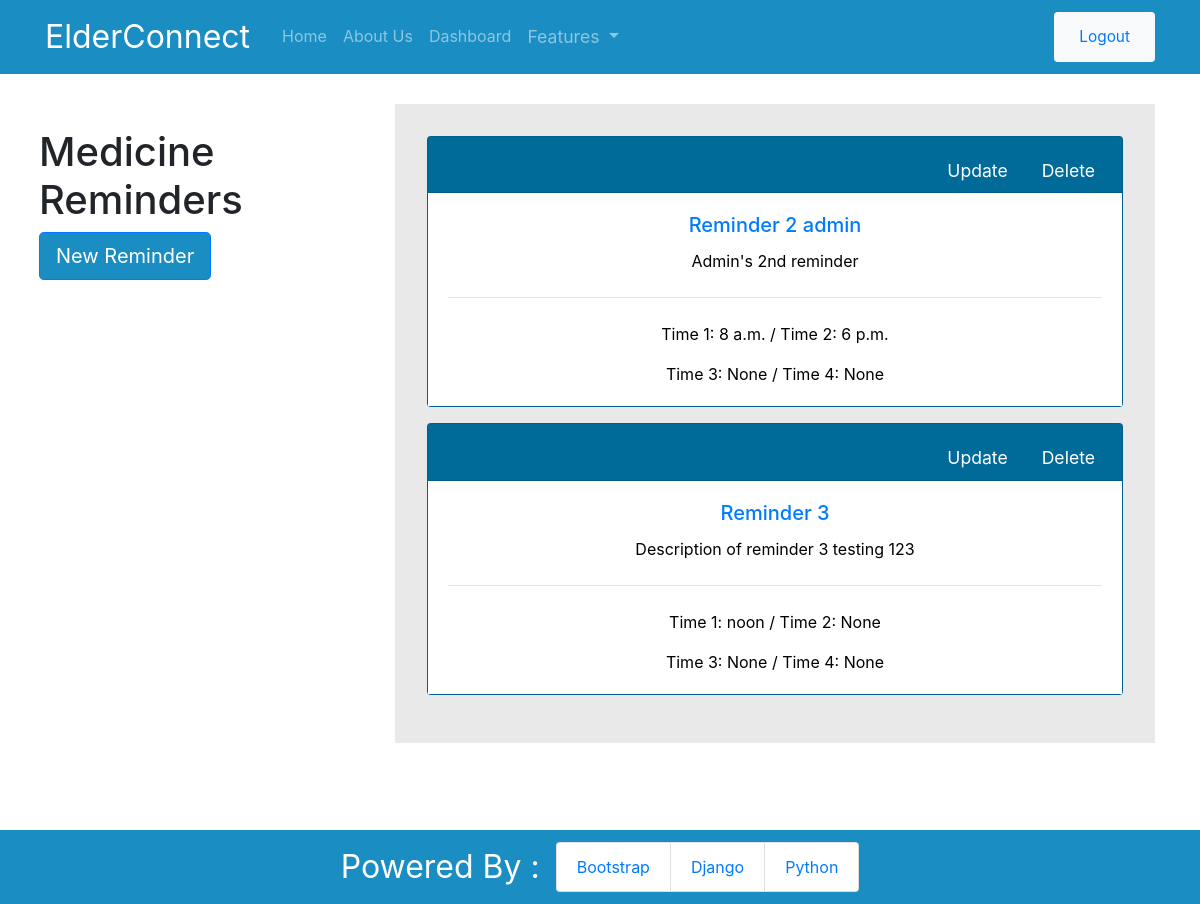
Page /reminders/ (signed in) on the earlier database version.
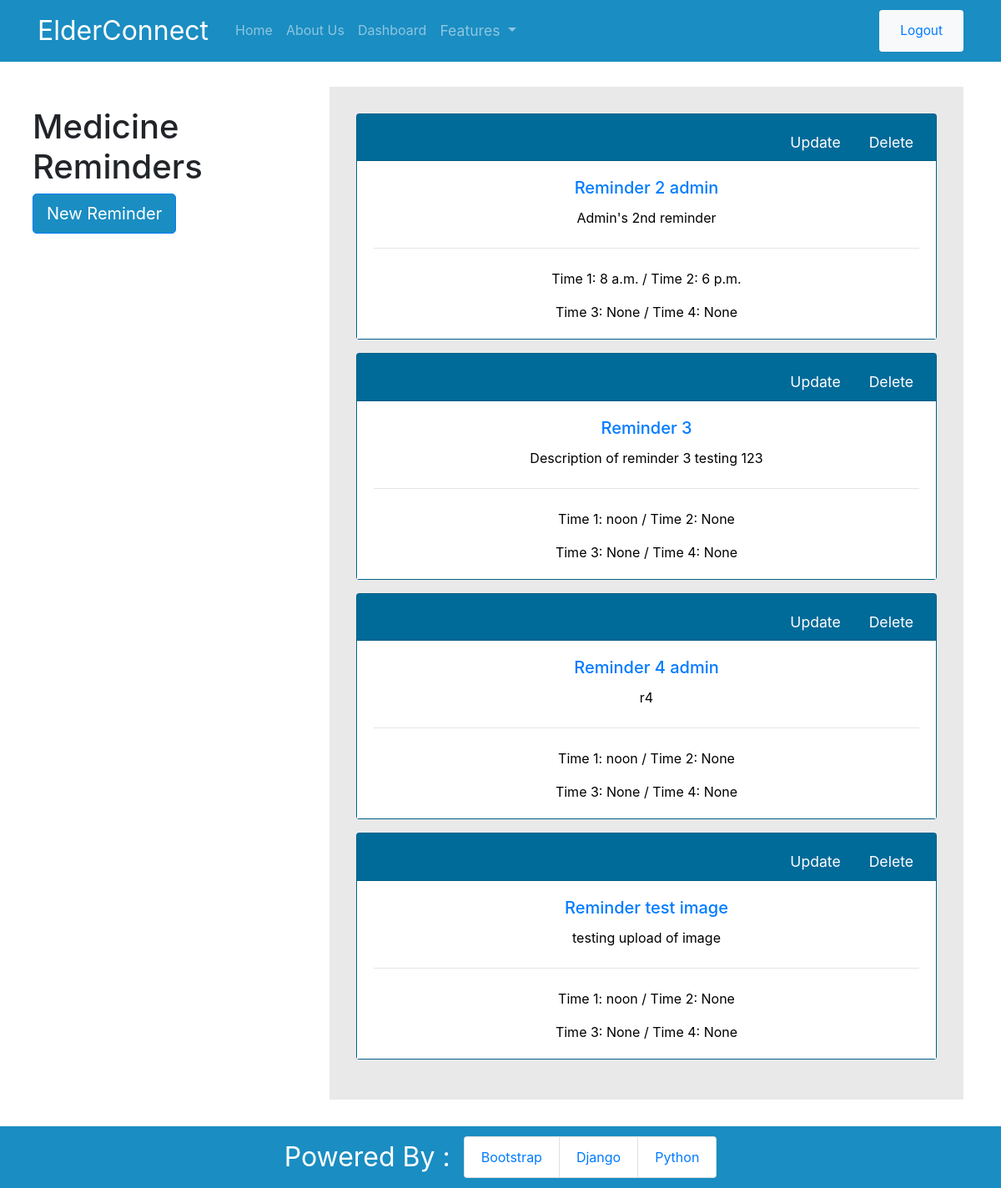
Same page on the later database version.
### app/models.py (models this page shows, shortened)
class Reminder(models.Model):
    title = models.CharField(max_length=100)
    description = models.CharField(max_length=300)
    date_current = models.DateField(default=date.today)
    date_end = models.DateField()
    time_1 = models.TimeField()
    time_2 = models.TimeField(blank=True, null=True)
    time_3 = models.TimeField(blank=True, null=True)
    time_4 = models.TimeField(blank=True, null=True)
    medicine_image = models.ImageField(default='default.jpg', upload_to='reminders')
    user = models.ForeignKey(User, on_delete=models.CASCADE)

### app/views.py (the view)
# urls.py: path('reminders/', views.ReminderListView.as_view(), name='reminders'),
class ReminderListView(ListView):
    model = Reminder
    fields = ['title', 'date_current', 'time_1', 'time_2', 'time_3', 'time_4']
    template_name = 'app/reminders.html'
    context_object_name = 'reminders'
    paginate_by = 5
    def get_queryset(self):
        return Reminder.objects.filter(user=self.request.user).order_by('time_1')

### app/templates/app/reminders.html (shortened to what this page needs)
{% extends 'app/base.html' %}
{% block content %}
<div class="reminders-page">
    <div class="row container-fluid">
        <div class="col-md-4 pl-4 mt-4">
            <h1>Medicine Reminders</h1>
            <a href="{% url 'reminder-create' %}" class="btn btn-lg btn-outline-primary new-reminder">New Reminder</a>
        </div>
        <div class="col-md-8 reminders-page-list">
        {% for reminder in reminders %}
            <div class="card mb-3 text-center">
                <div class="card-header">
                    <ul class="nav nav-tabs card-header-tabs justify-content-end">
                        <li class="nav-item">
                            <a class="nav-link card-link-button" href="{% url 'reminder-update' reminder.id %}">Update</a>
                        </li>
                        <li class="nav-item">
                            <a class="nav-link card-link-button card-link-delete" href="{% url 'reminder-delete' reminder.id %}">Delete</a>
                        </li>
                    </ul>
                </div>
                <div class="card-body reminder-card-body">
                    <h5 class="card-title">
                        <a href="{% url 'reminder-detail' reminder.id %}">{{ reminder.title }}</a>
                    </h5>
                    <p class="card-text">{{ reminder.description }}</p>
                    <hr class="my-4"/>
                    <p class="card-text">
                        Time 1: {{reminder.time_1 }} / Time 2: {{reminder.time_2 }}
                    </p>
                    <p class="card-text">
                        Time 3: {{reminder.time_3 }} / Time 4: {{reminder.time_4 }}
                    </p>
                </div>
            </div>
        {% endfor %}
        </div>
    </div>
</div>
{% endblock content %}

### app/templates/app/base.html (shortened to what this page needs)
{% load static %}
<!doctype html>
<html lang="en">
<head>
    <link rel="stylesheet" href="https://stackpath.bootstrapcdn.com/bootstrap/4.5.0/css/bootstrap.min.css"
>
    <link rel="stylesheet" href="{% static 'app/main.css' %}">
</head>
<body class="base-body">
    <header class="site-header">
        <nav class="navbar navbar-expand-lg navbar-dark bg-footer-header fixed-top">
            <div class="container">
                <a class="navbar-brand mr-4" href="{% url 'app-home' %}">ElderConnect</a>
                <div class="collapse navbar-collapse" id="navbarToggle">
                    <ul class="navbar-nav mr-auto">
                        <li>
                            <a class="nav-link" href="{% url 'app-home' %}">Home</a>
                        </li>
                        <li>
                            <a class="nav-link" href="{% url 'app-about' %}">About Us</a>
                        </li>
                        {% if user.is_authenticated %}
                        <li>
                            <a class="nav-link" href="{% url 'dashboard' %}">Dashboard</a>
                        </li>
                        <li class="nav-item dropdown">
                            <a class="nav-link dropdown-toggle" href="#" id="navbarDropdown" role="button"
                                data-toggle="dropdown" aria-haspopup="true" aria-expanded="false">
                                Features
                            </a>
                        </li>
                        {% endif %}
                    </ul>
                    <div class="btn-group" role="group" aria-label="Login and Signup or Logout buttons">
                        {% if user.is_authenticated %}
                        <button type="button" class="btn btn-sm btn-light ">
                            <a class="nav-item nav-link" href="{% url 'logout'%}">
                                Logout</a>
                        </button>
                        {% endif%}
                    </div>
                </div>
            </div>
        </nav>
    </header>
    <main role="main">
        <div class="container-fluid">
            <div class="row">
                <div class="col">
                    {% block content %} {% endblock content %}
                </div>
            </div>
        </div>
    </main>
    <footer class="site-footer">
        <nav class="navbar navbar-expand-lg bg-footer-header bottom justify-content-center">
            <nav class="nav-item navbar-brand">Powered By :</nav>
            <div class="list-group list-group-horizontal footer-list">
                <a class="list-group-item" href="https://getbootstrap.com/">Bootstrap</a>
                <a class="list-group-item" href="https://www.djangoproject.com/">Django</a>
                <a class="list-group-item" href="https://www.python.org/">Python</a>
            </div>
        </nav>
    </footer>
</body>
</html>

### app/static/app/main.css (style rules this page uses)
main { min-height: calc(100vh - 74px); }
.base-body { margin-top: 6.5em; }
.bg-footer-header, .new-reminder { background-color: #1A8DC2; color: white; }
.card { background-color: #006E9E; color: white; }
.footer-list { color: #1A8DC2; }
.nav-item { font-size: 1.1em; }
.navbar-brand { font-size: 2em; }
.reminder-card-title, .card-link-button, .new-reminder { color: white; }
.reminders-page { margin-bottom: 2em; }
.reminders-page-list { padding: 2em; background-color: #E9E9E9; }
.site-footer { height: 74px; }
.reminder-card-body { background-color: white; color: black; }

Differences in the rows shown:
added Reminder: title "Reminder 4 admin", description "r4", time_1 "noon", time_2 "None", time_3 "None", time_4 "None"
added Reminder: title "Reminder test image", description "testing upload of image", time_1 "noon", time_2 "None", time_3 "None", time_4 "None"
